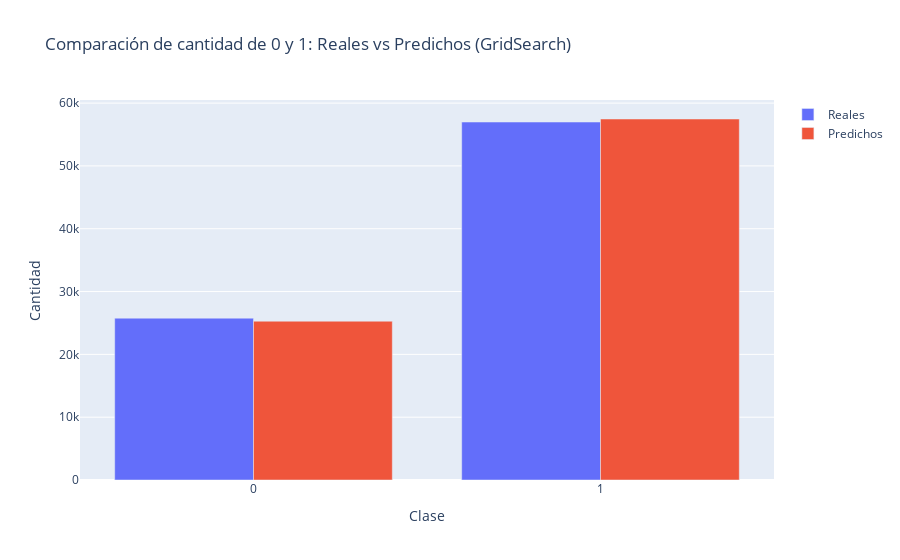

Notebook source saved alongside this figure:
### Markdown cell above
Misma gráfica

### Code cell
#Graficar la comparación de cantidades reales y predichas con GridSearch
real_counts = y_test.value_counts().sort_index()
pred_counts = pd.Series(y_pred).value_counts().sort_index()

fig = go.Figure(data=[
    go.Bar(name='Reales', x=['0', '1'], y=[real_counts.get(0, 0), real_counts.get(1, 0)]),
    go.Bar(name='Predichos', x=['0', '1'], y=[pred_counts.get(0, 0), pred_counts.get(1, 0)])
])

fig.update_layout(
    barmode='group',
    title='Comparación de cantidad de 0 y 1: Reales vs Predichos (GridSearch)',
    xaxis_title='Clase',
    yaxis_title='Cantidad'
)
fig.show()

### Figure 1 — Plotly figure (JSON) as saved in the notebook; plotly's stock layout.template omitted (floating-point values rounded to 4 significant figures)
{"data": [{"name": "Reales", "type": "bar", "x": ["0", "1"], "y": [25764, 56990]}, {"name": "Predichos", "type": "bar", "x": ["0", "1"], "y": [25283, 57471]}], "layout": {"barmode": "group", "title": {"text": "Comparación de cantidad de 0 y 1: Reales vs Predichos (GridSearch)"}, "xaxis": {"title": {"text": "Clase"}}, "yaxis": {"title": {"text": "Cantidad"}}}}
